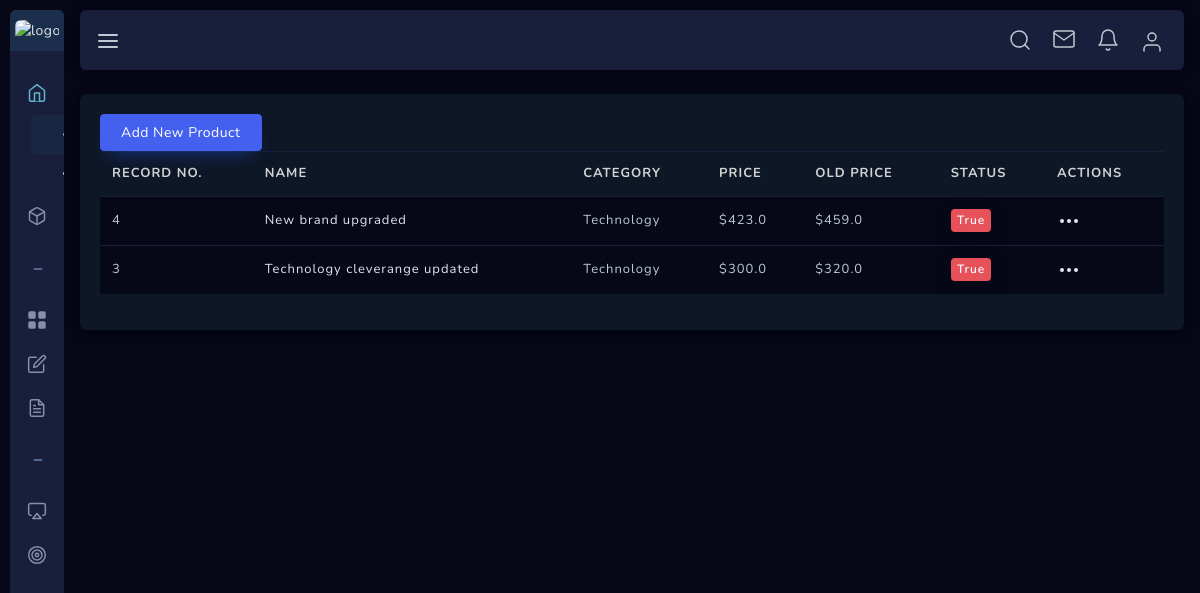
The page /dashboard/products/ (signed in) on the database its author committed.
### store/models.py (models this page shows, shortened)
class Product(models.Model):
    name = models.CharField(max_length=250, blank=False, null=False)
    category = models.ForeignKey(Category, on_delete=models.CASCADE, related_name='category')
    preview_des = models.CharField(max_length=255, verbose_name='Short Descriptions')
    description = models.TextField(max_length=1000, verbose_name='Descriptions')
    image = models.ImageField(upload_to='products', default='demo/demo.jpg', blank=False, null=False)
    price = models.FloatField()
    old_price = models.FloatField(default=0.00, blank=True, null=True)
    is_stock = models.BooleanField(default=True)
    slug = models.SlugField()
    created = models.DateTimeField(auto_now_add=True)
    class Meta:
        ordering = ['-created']

class Category(models.Model):
    name = models.CharField(max_length=50, blank=False, null=False)
    image = models.ImageField(upload_to='category', default='demo/demo.jpg', blank=True, null=True)
    parent = models.ForeignKey('self', related_name='children', on_delete=models.CASCADE, blank=True, null=True)
    created = models.DateTimeField(auto_now_add=True)
    def __str__(self):
        return self.name
    class Meta:
        ordering = ['-created', ]
        verbose_name_plural = 'Categories'

### dashboard/views.py (the view, shortened to what this page needs)
# urls.py: path('products/', views.ProductListView.as_view(), name='product_list'),
class ProductListView(TemplateView):
    def get(self, request, *args, **kwargs):
        products = Product.objects.all().order_by('-id')
        context = {
            'products': products
        }
        return render(request, 'dashboard/product_list.html', context)

### notification/templatetags/notification.py (called while the page is built)
@register.filter
def notifications(user):
    if user.is_authenticated:
        user_obj = UserObj.objects.get(user=user)
        notification = Notification.objects.filter(userobj=user_obj, is_read=False).order_by('-id')
        if notification.exists():
            return notification
        else:
            return None
    else:
        return None

### templates/dashboard/product_list.html (shortened to what this page needs)
{% extends 'dashboard/base.html' %}
{% block body %}
    <div class="main-container sidebar-closed sbar-open" id="container">
        {% include 'dashboard/sidebar.html' %}
        <div id="content" class="main-content">
            <div class="layout-px-spacing">
                <div class="row" id="cancel-row">
                    <div class="col-xl-12 col-lg-12 col-sm-12 layout-top-spacing layout-spacing">
                        <div class="widget-content widget-content-area br-6">
                            <a class="btn btn-primary" href={% url 'dashboard:add_new_product' %}>Add New Product</a>
                            <table id="invoice-list" class="table table-hover" style="width:100%">
                                <thead>
                                    <tr>
                                        <th class="checkbox-column"> Record no. </th>
                                        <th>Name</th>
                                        <th>Category</th>
                                        <th>Price</th>
                                        <th>Old Price</th>
                                        <th>Status</th>
                                        <th>Actions</th>
                                    </tr>
                                </thead>
                                <tbody>
                                {% for product in products %}
                                    <tr>
                                        <td class="checkbox-column"> {{product.id}} </td>
                                        <td>
                                            <div class="d-flex">
                                                <p class="align-self-center mb-0 user-name"> {{product.name}} </p>
                                            </div>
                                        </td>
                                        <td><span class="inv-email"> {{product.category}}</span></td>
                                        <td><span class="inv-date"> ${{product.price}} </span></td>
                                        <td><span class="inv-amount">${{product.old_price}}</span></td>
                                        <td><span class="badge badge-danger inv-status">{{product.is_stock}}</span></td>
                                        <td>
                                            <div class="dropdown">
                                                <a class="dropdown-toggle" href="#" role="button" id="dropdownMenuLink2" data-toggle="dropdown" aria-haspopup="true" aria-expanded="true">
                                                </a>
                                            </div>
                                        </td>
                                    </tr>
                                {% endfor %}
                                </tbody>
                            </table>
                        </div>
                    </div>
                </div>
            </div>
        </div>
    </div>
{% endblock body %}

### static_root/user_profile/assets/css/dashboard/dash_1.css (style rules this page uses)
.layout-spacing { padding-bottom: 25px; }

### static_root/user_profile/assets/css/users/user-profile.css (style rules this page uses)
.widget-content-area { -webkit-box-shadow: 0 6px 10px 0 rgba(0, 0, 0, 0.14), 0 1px 18px 0 rgba(0, 0, 0, 0.12), 0 3px 5px -1px rgba(0, 0, 0, 0.2); -moz-box-shadow: 0 6px 10px 0 rgba(0, 0, 0, 0.14), 0 1px 18px 0 rgba(0, 0, 0, 0.12), 0 3px 5px -1px rgba(0, 0, 0, 0.2); box-shadow: 0 6px 10px 0 rgba(0, 0, 0, 0.14), 0 1px 18px 0 rgba(0, 0, 0, 0.12), 0 3px 5px -1px rgba(0, 0, 0, 0.2); }
.layout-spacing { padding-bottom: 25px; }

### static_root/user_profile/assets/css/users/account-setting.css (style rules this page uses)
.layout-spacing { padding-bottom: 25px; }

### static_root/user_profile/assets/css/main.css (style rules this page uses)
html { min-height: 100%; }
body { color: #888ea8; height: 100%; font-size: 0.875rem; background: #f1f2f3; overflow-x: hidden; overflow-y: auto; letter-spacing: 0.0312rem; font-family: 'Nunito', sans-serif; }
p { margin-top: 0; margin-bottom: 0.625rem; color: #515365; }
a { color: #e0e6ed; outline: none; }
.dropdown-toggle:after, .dropup .dropdown-toggle::after, .dropright .dropdown-toggle::after, .dropleft .dropdown-toggle::before { display: none; }
.btn { padding: 0.4375rem 1.25rem; text-shadow: none; font-size: 14px; color: #3b3f5c; font-weight: normal; white-space: normal; word-wrap: break-word; transition: .2s ease-out; touch-action: manipulation; cursor: pointer; background-color: #f1f2f3; box-shadow: 0px 5px 20px 0 rgba(0, 0, 0, 0.1); will-change: opacity, transform; transition: all 0.3s ease-out; -webkit-transition: all 0.3s ease-out; }
.btn-primary { color: #fff !important; background-color: #4361ee !important; border-color: #4361ee; box-shadow: 0 10px 20px -10px rgba(27, 85, 226, 0.59); }
.badge { font-weight: 600; line-height: 1.4; padding: 3px 6px; font-size: 12px; font-weight: 600; transition: all 0.3s ease-out; -webkit-transition: all 0.3s ease-out; }
.badge-danger { color: #fff; background-color: #e7515a; }
.table > tbody > tr > td { vertical-align: middle; color: #515365; font-size: 13px; letter-spacing: 1px; }
.table > thead > tr > th { color: #4361ee; font-weight: 700; font-size: 13px; letter-spacing: 1px; text-transform: uppercase; }
.table thead th { vertical-align: bottom; border-bottom: none; }
.table { background-color: #0e1726; }
.table > thead > tr > th { color: #d3d3d3; }
.table > tbody > tr > td { color: #bfc9d4; }
.table.table-hover tbody tr { background-color: #060818; }
.table td, .table th, .table thead th { border-color: #191e3a !important; }
table .badge-success, table .badge-primary, table .badge-warning, table .badge-danger, table .badge-info, table .badge-secondary, table .badge-dark { box-shadow: 0px 5px 20px 0 rgba(0, 0, 0, 0.2); will-change: opacity, transform; transition: all 0.3s ease-out; -webkit-transition: all 0.3s ease-out; }
.br-6 { border-radius: 6px !important; }

### static_root/user_profile/assets/css/structure.css (style rules this page uses)
html { min-height: 100%; }
body { color: #888ea8; height: 100%; font-size: 0.875rem; background: #060818; overflow-x: hidden; overflow-y: auto; letter-spacing: 0.0312rem; font-family: 'Nunito', sans-serif; }
p { margin-top: 0; margin-bottom: 0.625rem; color: #e0e6ed; }
.main-container { min-height: 100vh; display: -webkit-box; display: -ms-flexbox; display: flex; -webkit-box-orient: horizontal; -webkit-box-direction: normal; -ms-flex-direction: row; flex-direction: row; -ms-flex-wrap: wrap; flex-wrap: wrap; -webkit-box-pack: start; -ms-flex-pack: start; justify-content: flex-start; padding: 10px 0 0 10px; }
#content { width: 50%; flex-grow: 8; margin-top: 59px; margin-bottom: 0; margin-left: 255px; }
.layout-top-spacing { margin-top: 25px; }
.layout-spacing { padding-bottom: 40px; }
.layout-px-spacing { padding: 0 16px !important; }
.widget-content-area { padding: 20px; position: relative; background-color: #0e1726; border-bottom-left-radius: 6px; border-bottom-right-radius: 6px; }
.sidebar-closed > #content { margin-left: 54px; }

### rows shown on the page
Product: id "4", name "New brand upgraded", category "Technology", price "423.0", old_price "459.0", is_stock "True"
Product: id "3", name "Technology cleverange updated", category "Technology", price "300.0", old_price "320.0", is_stock "True"
